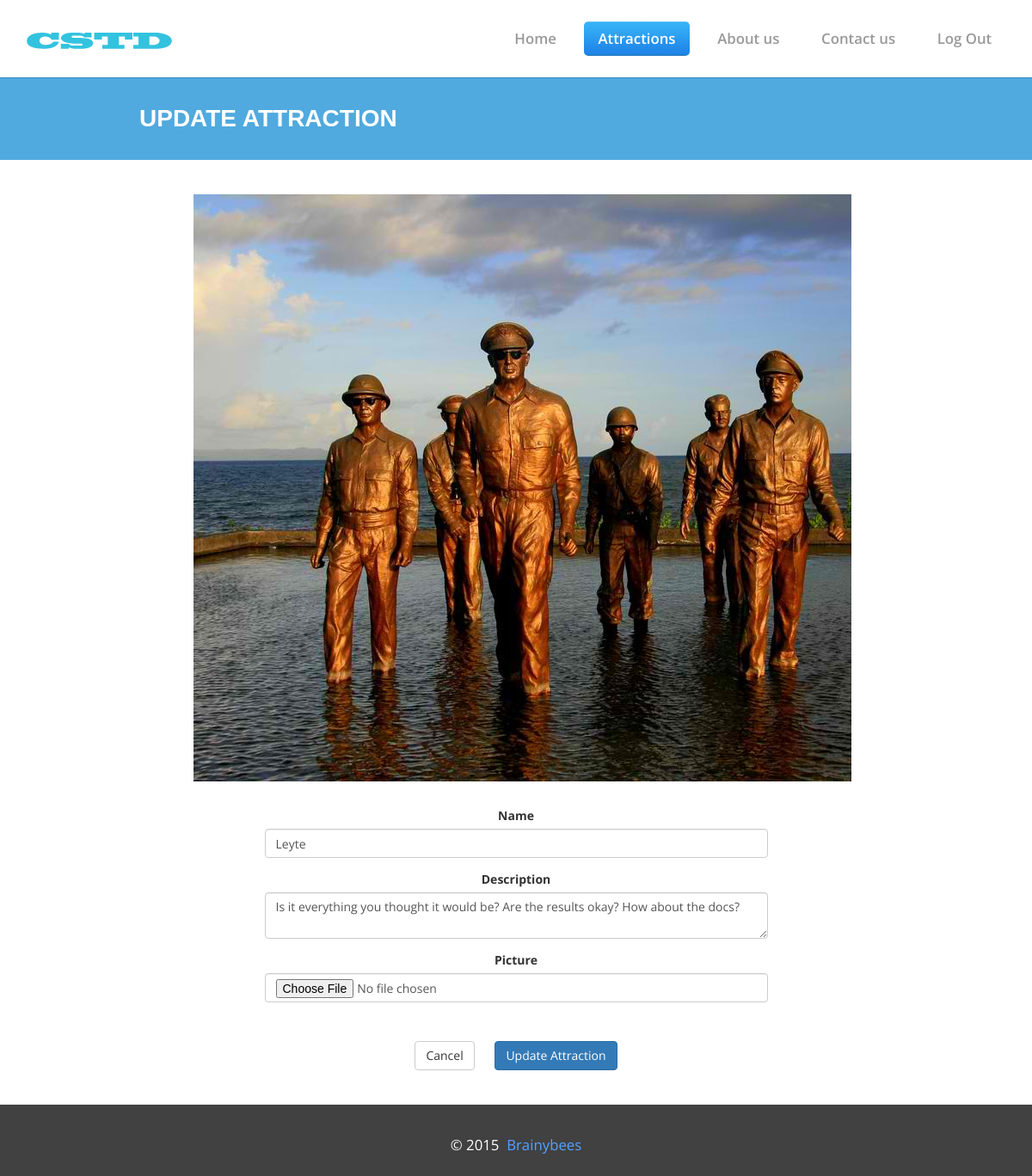
The app's page /attractions/update.php?id=3 (signed in) with its own data.
### tables this page shows
CREATE TABLE IF NOT EXISTS `attractions` (
`id` int(11) NOT NULL,
  `name` varchar(255) NOT NULL,
  `description` text NOT NULL,
  `picture` varchar(255) NOT NULL
);

### helper.php (called while the page is built, shortened)
<?php
	class DatabaseHelper {
		private $connection;
		public function __construct () {
			$this->connection = new mysqli(
				DATABASE_SERVER_NAME,
				DATABASE_USERNAME,
				DATABASE_PASSWORD,
				DATABASE_NAME
			);
		}
		public function get_attraction ($id) {
			$sql = 'SELECT * FROM attractions WHERE id = ' . $id;
			$result = $this->connection->query($sql);
			if ($result->num_rows !== 0) {
				$sql = 'SELECT comments.id, comment, date_published, concat(users.first_name, \' \', users.last_name) as user, users.username FROM `comments` inner join users ON comments.user_id = users.id WHERE attraction_id = ' . $id;
				$result2 = $this->connection->query($sql);
				$comments = as_array($result2);
				$sql = 'SELECT avg(rating) as avg_rating, count(*) as users_count FROM `ratings` WHERE attraction_id = ' . $id;
				$result3 = $this->connection->query($sql)->fetch_assoc();
				$attraction = $result->fetch_assoc();
				$attraction['comments'] = $comments;
				$attraction['rating'] = $result3;
				return $attraction;
			}
			return NULL;
		}
	}
	function as_array ($cursor) {
		$result = array();
		while ($row = $cursor->fetch_assoc()) {
			$result[] = $row;
		}
		return $result;
	}
?>

### attractions/templates/update.php (the view, shortened to what this page needs)
<!DOCTYPE html>
<html>
<head>
    <link href="/css/bootstrap.min.css" rel='stylesheet' type='text/css' />
    <link href="/css/style.css" rel='stylesheet' type='text/css' />
</head>
<body>
    <div class="header">
        <div class="container">
            <div class="logo">
                <a href="/"><img src="/img/logo1.png" title="carwash" /></a>
            </div>
            <div class="top-nav">
                    <ul>
                        <li><a href="/">Home</a></li>
                        <?php if (isset($_SESSION['user'])) { ?>
                            <li class="active"><a href="/attractions">Attractions</a></li>
                            <li><a href="/about.php">About us</a></li>
                            <li><a href="/contact.php">Contact us</a></li>
                            <li><a href="/logout.php">Log Out</a></li>
                        <?php } ?>
                        <div class="clearfix"></div>
                    </ul>
            </div>
            <div class="clearfix"> </div>
        </div>
    </div>
    <div>
        <div class="about-head">
            <h3>Update Attraction</h3>
        </div>
        <div class="container" style="margin-top: 40px; margin-bottom: 40px;">
            <div class="row">
                <div class="col-lg-8 col-lg-offset-2" style="overflow: hidden; margin-bottom: 30px;">
                    <img src="<?php echo $attraction['picture'] ?>" />
                </div>
                <div class="col-lg-6 col-lg-offset-3">
                    <form action="/attractions/update.php?id=<?php echo $attraction['id'] ?>" method="post" class="form-horizontal" style="text-align: center;" enctype="multipart/form-data">
                        <div class="form-group">
                            <label>Name</label>
                            <input name="name" class="form-control" placeholder="Enter attraction name" value="<?php echo $attraction['name'] ?>" />
                        </div>
                        <div class="form-group">
                            <label>Description</label>
                            <textarea name="description" class="form-control" placeholder="Enter attraction's description"><?php echo $attraction['description'] ?></textarea>
                        </div>
                        <div class="form-group">
                            <label>Picture</label>
                            <input type="file" name="picture" class="form-control" accept="image/*" />
                        </div>
                        <a class="btn btn-default" style="margin-top: 30px; margin-right: 20px;">Cancel</a>
                        <button type="submit" class="btn btn-primary" style="margin-top: 30px;">Update Attraction</button>
                    </form>
                </div>
            </div>
        </div>
    </div>
    <div class="footer">
        <div class="container">
            <div class="copy-right">
                <p>&copy; 2015 &nbsp;<a href="/">Brainybees</a></p>
            </div>
        </div>
    </div>
    </body>
</html>

### css/style.css (style rules this page uses)
body { font-family: 'Open Sans', sans-serif; background: #fff; }
.header { padding: 1.8em 0; border-bottom: 1px solid #2A8BC1; }
.logo { float: left; margin-top: 0.3em; }
.top-nav { float:right; }
.top-nav ul { margin:0; padding:0; }
.top-nav ul li { display:inline-block; float:left; margin-left:15px; }
.top-nav ul li a { padding: 0.47em 1em; display:inline-block; font-weight:600; font-size:1.2em; text-decoration:none; color:#999; transition: 0.5s all; -webkit-transition: 0.5s all; -moz-transition: 0.5s all; -o-transition: 0.5s all; border-radius:0.3em; -moz-border-radius:0.3em; -o-border-radius:0.3em; -webkit-border-radius:0.3em; font-family: 'Open Sans', sans-serif; }
.top-nav ul li a:hover,.top-nav ul li.active a { color:#fff; background: #74cbfa; background: -moz-linear-gradient(top, #74cbfa 0%, #37b2f8 3%, #33abf5 22%, #238cea 75%, #1f85e7 94%, #1784d1 97%, #3a73b9 100%); background: -webkit-gradient(linear, left top, left bottom, color-stop(0%,#74cbfa), color-stop(3%,#37b2f8), color-stop(22%,#33abf5), color-stop(75%,#238cea), color-stop(94%,#1f85e7), color-stop(97%,#1784d1), color-stop(100%,#3a73b9)); background: -webkit-linear-gradient(top, #74cbfa 0%,#37b2f8 3%,#33abf5 22%,#238cea 75%,#1f85e7 94%,#1784d1 97%,#3a73b9 100%); background: -o-linear-gradient(top, #74cbfa 0%,#37b2f8 3%,#33abf5 22%,#238cea 75%,#1f85e7 94%,#1784d1 97%,#3a73b9 100%); background: -ms-linear-gradient(top, #74cbfa 0%,#37b2f8 3%,#33abf5 22%,#238cea 75%,#1f85e7 94%,#1784d1 97%,#3a73b9 100%); background: linear-gradient(to bottom, #74cbfa 0%,#37b2f8 3%,#33abf5 22%,#238cea 75%,#1f85e7 94%,#1784d1 97%,#3a73b9 100%); filter: progid:DXImageTransform.Microsoft.gradient( startColorstr='#74cbfa', endColorstr='#3a73b9',GradientType=0 ); }
.about-head { padding: 2.3em 0; background: #50AADF; }
.about-head h3 { text-align: left; color: #fff; font-size: 2em; text-transform: uppercase; font-weight: 700; width: 73%; margin: 0 auto; font-family: 'Carrois Gothic SC', sans-serif; }
.footer { padding: 1em 0; background: #414141; }
.copy-right { text-align:center; margin-top: 1.5em; }
.copy-right p { font-size: 1.2em; color: #fff; font-family: 'Open Sans', sans-serif; font-weight: 400; }
.copy-right p a { color:#55A1FF; transition: 0.5s all; -webkit-transition: 0.5s all; -moz-transition: 0.5s all; -o-transition: 0.5s all; }

### records on screen
attractions: picture (picture), name "Leyte", description "Is it everything you thought it would be? Are the results okay? How about the docs?"
